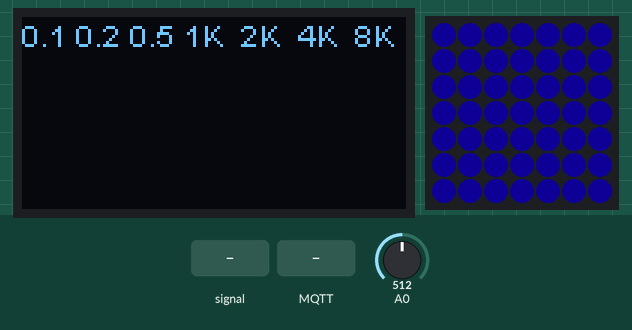
A program run on a simulated ESP8266 (Wemos D1 mini). On the bench: 128×64 one-colour display, 7×7 RGB LED matrix (first LED top left, wired row by row). The test bench sets the inputs (shaded band); at power-on: A0 = 512. Dim RGB values are drawn brighter than linear; WiFi joins after 1.5 s; servers stay silent unless stated; no MQTT or app messages arrive unless stated; not simulated (calls return 0 or success): credentials.h; what the program prints to the serial monitor is not drawn.

Above: at 2.7 s.
2.8 s: A0 fed a 200 Hz sine of ±255 counts around its level
At 2.91 s:
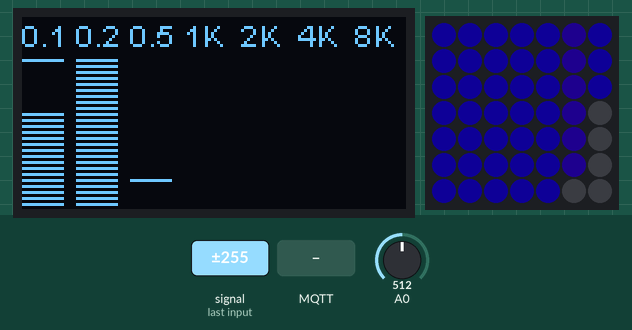
4.5 s: MQTT message "OFF" arrives on the first subscribed topic
At 5.3 s:
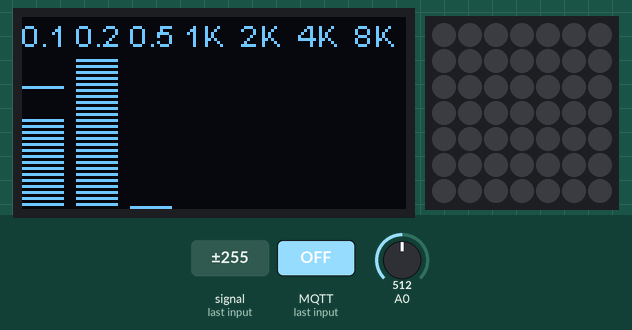
6.3 s: MQTT message "ON" arrives on the first subscribed topic
At 6.45 s:
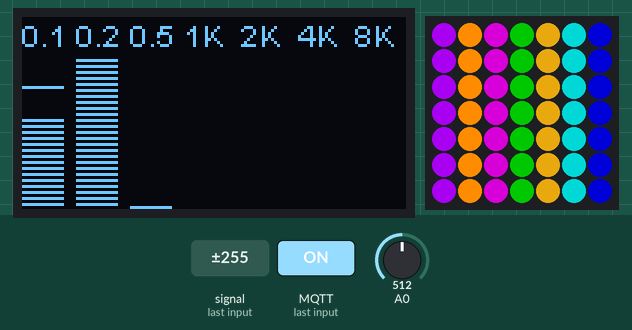
9.3 s: MQTT message "," arrives on the first subscribed topic
At 10.85 s:
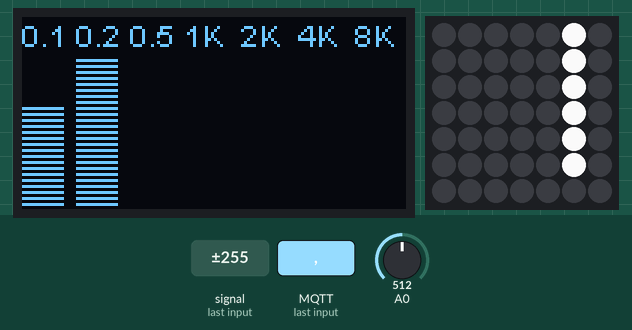
11.0 s: MQTT message "1" arrives on the first subscribed topic
At 11.64 s:
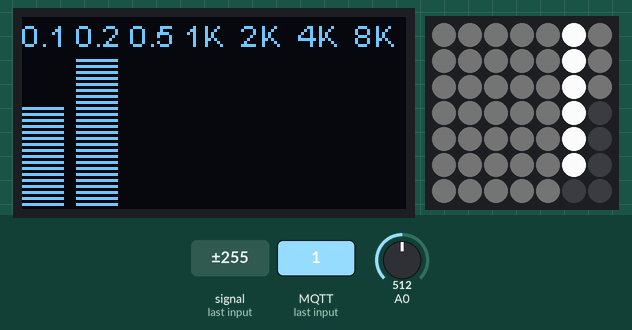
14.0 s: A0 set to 716
At 14.96 s:
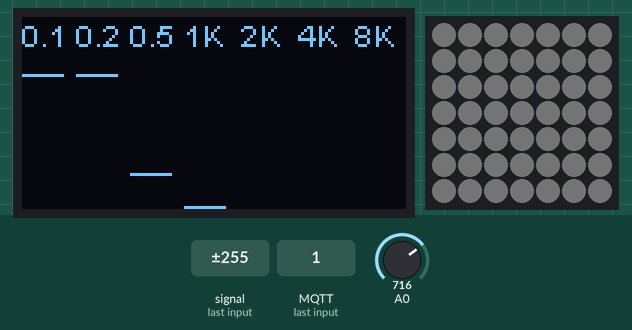

The program:

main.cpp
```cpp
// (licence header left out)
#include <Arduino.h>
#include <Wire.h>
#include "arduinoFFT.h" // Standard Arduino FFT library
#include "credentials.h"
#include <ESP8266WiFi.h>
#include <PubSubClient.h>

#include <FastLED.h>      //include the FastLED Library

// https://github.com/kosme/arduinoFFT, in IDE, Sketch, Include Library, Manage Library, then search for FFT
arduinoFFT FFT = arduinoFFT();


#include <math.h>         //include library for mathematic funcions
#define DATA_PIN D2        //DATA PIN WHERE YOUR LEDS ARE CONNECTED
#define COLS 7
#define ROWS 7
#define NUM_LEDS COLS * ROWS      //amount of LEDs in your matrix
#define SECOND 60
CRGB leds[NUM_LEDS];


//#include "SSD1306.h"  // https://github.com/squix78/esp8266-oled-ssd1306
//SSD1306 display(0x3c, D3,D4);  // 0.96" OLED display object definition (address, SDA, SCL) Connect OLED SDA , SCL pins to ESP SDA, SCL pins
/////////////////////////////////////////////////////////////////////////

// Initialize the OLED display using SPI
// D5 -> CLK
// D7 -> MOSI (DOUT)
// D0 -> RES
// D2 -> DC
// D8 -> CS

 #include "SSD1306Spi.h"
// #include "SH1106SPi.h"

 SSD1306Spi        display(D3, D1, D8);
// or
// SH1106Spi         display(D0, D2);


#define SAMPLES 256              //Must be a power of 2
#define SAMPLING_FREQUENCY 10000 //Hz, must be 10000 or less due to ADC conversion time. Determines maximum frequency that can be analysed by the FFT.
#define amplitude 50

void displayBand(int band, int dsize);
void drawBand(int band, int size);
void drawBand(int band, int size, CRGB color);
void drawPixel(int x, int y, CRGB color);
void drawPixel(int pos, CRGB color);
void setLedstripColor( CHSV hsv);


void displayBoth(int dsize,int band);
long map2(long x, long in_min, long in_max, long out_min, long out_max);
void clearLights();
bool setup_wifi();
boolean setup_mqtt();

boolean poweron = true;
int dimlevel = 180;
struct CHSV curColor = CHSV(170,255,77);

unsigned int sampling_period_us;
unsigned long microseconds;
byte peak[] = {0,0,0,0,0,0,0};
byte peak2[]= {0,0,0,0,0,0,0};
double freqBoost[]= {0.6,0.7,1.2,1.8,2.2,1.9,1.9};
double vReal[SAMPLES];
double vImag[SAMPLES];
unsigned long newTime, oldTime;
char ssid[] = SSIDNAME;
char password[] = PASSWORD;
WiFiClient espClient;
IPAddress mqttServer(192, 168, 1, 200);
void mqttCallback(char* topic, byte* payload, unsigned int length);
PubSubClient mqttClient(mqttServer, 1883, mqttCallback, espClient);


/////////////////////////////////////////////////////////////////////////
void setup() {
  Serial.begin(9600);
  //Wire.begin(5,4); // SDA, SCL

  setup_wifi();

  FastLED.addLeds<WS2812B, DATA_PIN, GRB> (leds, NUM_LEDS);
  display.init();
  display.setFont(ArialMT_Plain_10);
  display.flipScreenVertically(); // Adjust to suit or remove
  sampling_period_us = round(1000000 * (1.0 / SAMPLING_FREQUENCY));
}


void loop() {

  if (!mqttClient.connected()) {
    setup_mqtt();

     }
  else {
    // Client connected
    mqttClient.loop();
  }

  if(poweron){


    display.clear();
    display.drawString(0,0,"0.1 0.2 0.5 1K  2K  4K  8K");

    setLedstripColor(curColor);
    //clearLights();


    for (int i = 0; i < SAMPLES; i++) {
      newTime = micros()-oldTime;
      oldTime = newTime;
      vReal[i] = analogRead(A0); // A conversion takes about 1mS on an ESP8266
      vImag[i] = 0;
      while (micros() < (newTime + sampling_period_us)) { /* do nothing to wait */ }
    }
    FFT.Windowing(vReal, SAMPLES, FFT_WIN_TYP_HAMMING, FFT_FORWARD);
    FFT.Compute(vReal, vImag, SAMPLES, FFT_FORWARD);
    FFT.ComplexToMagnitude(vReal, vImag, SAMPLES);
    for (int i = 2; i < (SAMPLES/2); i++){ // Don't use sample 0 and only first SAMPLES/2 are usable. Each array eleement represents a frequency and its value the amplitude.
      if (vReal[i] > 200) { // Add a crude noise filter, 4 x amplitude or more
        if (i<=5 )             displayBoth(0,(int)vReal[i]/amplitude); // 125Hz
        if (i >5   && i<=12 )  displayBoth(1,(int)vReal[i]/amplitude); // 250Hz
        if (i >12  && i<=32 )  displayBoth(2,(int)vReal[i]/amplitude); // 500Hz
        if (i >32  && i<=62 )  displayBoth(3,(int)vReal[i]/amplitude); // 1000Hz
        if (i >62  && i<=105 ) displayBoth(4,(int)vReal[i]/amplitude); // 2000Hz
        if (i >105 && i<=120 ) displayBoth(5,(int)vReal[i]/amplitude); // 4000Hz
        if (i >120 && i<=146 ) displayBoth(6,(int)vReal[i]/amplitude); // 8000Hz
        //Serial.println(i);
      }
      for (byte band = 0; band <= 6; band++) display.drawHorizontalLine(18*band,64-peak[band],14);
    }
    if (millis()%4 == 0) {
      for (byte band = 0; band <= 6; band++) {if (peak[band] > 0) peak[band] -= 1;}
      for (byte band = 0; band <= 6; band++) {if (peak2[band] > 0) peak2[band] -= 1;}
    }
    // Decay the peak
    display.display();
    FastLED.show();

  }

}


void displayBoth(int band, int size){
  displayBand(band,size);


  int val = map2(size * freqBoost[band],0,35,0,ROWS);
  if (val > peak2[band]) {peak2[band] = val;}

  //CRGB barColor = CHSV(band * 35,200,dimlevel);
  CHSV barColor = curColor;
  barColor.h = barColor.h + band*10;
  barColor.v = barColor.v - band*10;


  CRGB peakColor = CHSV(band * 35,200,dimlevel);
  drawBand(band,val,barColor);
  //drawPixel(band,peak2[band],peakColor);
}


long map2(long x, long in_min, long in_max, long out_min, long out_max)
{
  if(x < in_min){
    x = in_min;
  } else if (x> in_max){
    x = in_max;
  }

  return (x - in_min) * (out_max - out_min) / (in_max - in_min) + out_min;
}


//flip x,y -> y,x for portrait
//flip y,x -> x,y for landscape
void drawPixel(int y, int x, CRGB color){
  int pixelIndex = 0;

  int fullCols = x * ROWS;
  pixelIndex += fullCols;

  if(x % 2 == 0){
    pixelIndex += y;
  }else{
    pixelIndex += ROWS - y - 1;
  }

  if(pixelIndex >= NUM_LEDS){
    pixelIndex = NUM_LEDS - 1;
  }

  leds[pixelIndex] = color;

}


void drawPixel(int pos, CRGB color){

  if(pos >= NUM_LEDS){
    pos = NUM_LEDS - 1;
  }

  leds[pos] = color;

}

void clearLights(){
  for(int i= 0; i < COLS; i++){
    drawBand(i,ROWS,CRGB::Black);
  }
}

void flashLights(){

  CRGB c[] = {CRGB::DarkBlue, CRGB::DarkCyan, CRGB::DarkGoldenrod, CRGB::DarkGreen, CRGB::DarkMagenta, CRGB::DarkOrange, CRGB::DarkViolet};
  for(int i= 0; i < COLS; i++){
    drawBand(i,ROWS,c[i]);
  }
}

void setLedstripColor(CHSV hsv){

  //CRGB rgb;

  //hsv2rgb_spectrum(hsv, rgb);
  for(int i = 0; i < NUM_LEDS; i++){

      drawPixel(i, hsv);
  }
}


void drawBand(int band, int size, CRGB color){
    for(int i = 0; i < ROWS; i++){
    if(i < size){
      drawPixel(ROWS - band - 1,i,color); //mirror the bands. Bass frequencies to the left
    }else{
      drawPixel(ROWS - band - 1,i,CRGB::Black);
    }
  }
}


void drawBand(int band, int size){
  drawBand(band,size,CHSV(band * 35,200,200));


}


void displayBand(int band, int dsize){
  int dmax = 50;
  if (dsize > dmax) dsize = dmax;
  for (int s = 0; s <= dsize; s=s+2){display.drawHorizontalLine(18*band,64-s, 14);}
  if (dsize > peak[band]) {peak[band] = dsize;}

}


bool setup_wifi() {

  delay(10);

  // We start by connecting to a WiFi network
  Serial.println();
  Serial.print("Connecting to ");
  Serial.println(SSIDNAME);

  WiFi.mode(WIFI_STA);
  WiFi.begin(ssid, password);

  int attempt = 30;

  while(attempt){
    if(WiFi.status() == WL_CONNECTED){

    Serial.println("WiFi connected");
    Serial.println("IP address: ");
    Serial.println(WiFi.localIP());
    return true;
    }
    delay(500);
    attempt--;
  }

return false;
}

boolean setup_mqtt(){

  char clientName[50];


    snprintf (clientName, 50, "%ld", system_get_chip_id());

    if (mqttClient.connect(clientName, MQTTUSER, MQTTPASSWORD)) {
      char str[30];
      strcpy(str, "The Frame is connected to MQTT ");
      mqttClient.publish("stat/frame/hello", str);
      mqttClient.subscribe("cmnd/frame/power");
      mqttClient.subscribe("cmnd/frame/state");
    } else {

      delay(1000);
      Serial.println("Connecting to MQTT server ...");

    }

  return mqttClient.connected();
}


void mqttCallback(char* topic, byte* payload, unsigned int length) {
  // handle message arrived

  // Internally, the mqtt client uses the same buffer for both inbound and outbound
  // messages. The application should create its own copy of the values if they
  // are required beyond this.
  char t[50], p[50], buffer[50];
  snprintf (t, 50, "%s", topic);
  snprintf (p, 50, "%s",payload);
  Serial.println(t);
  Serial.println(p);
  Serial.println(length);

  p[length] = '\n';

  if(strcmp(t, "cmnd/frame/power") == 0){
    if(strncmp(p, "ON",length) == 0){
       poweron = true;
       flashLights();
       FastLED.show();
       delay(300);
       clearLights();
       FastLED.show();
       Serial.println("OK Turning ON");
    } else if(strncmp(p, "OFF",length) == 0) {
       poweron = false;
       flashLights();
       FastLED.show();
       delay(300);
       clearLights();
       FastLED.show();
       Serial.println("OK Turning OFF");
    } else if(strstr(p, ",") != NULL) {

        Serial.println("OK Changing color");
        char* token;
        uint16 hsv[3];


        p[length] = '\n';
        token = strtok(p,",");
        hsv[0] = atoi(token)*255/360;

        token = strtok(NULL, ",");
        hsv[1] = atoi(token)*255/100;

        token = strtok(NULL, ",");
        hsv[2] = atoi(token)*255/100;

        Serial.print(hsv[0]);
        Serial.print(" ");
        Serial.print(hsv[1]);
        Serial.print(" ");
        Serial.print(hsv[2]);
        Serial.println(" ");


        curColor = CHSV(hsv[0], hsv[1], hsv[2]);

    }
    else {

       char dest[length];
       dimlevel = map2(atoi(strncpy(dest, p, length)), 0, 100, 0, 255);
       Serial.println("OK Dimming it to ");
       Serial.println(dimlevel);
       curColor.v = dimlevel;
    }

  } else if (strcmp(t, "cmnd/frame/state") == 0) {
     mqttClient.publish("stat/frame/state", "Status", true);
  }
}
```

Measured:
- after the input at 2.8 s, the display: first changes at once (image 1 shows a later state)
- after the input at 4.5 s, the display: first changes at once (image 2 shows a later state)
- after the input at 9.3 s, the display: first differs from a run without the input after 0.06 s (image 4 shows a later state)
- after the input at 14.0 s, the display: first differs from a run without the input after 0.08 s (image 6 shows a later state)
- what the display in image 6 shows lasts 0.5 s, from 14.7 s to 15.2 s
